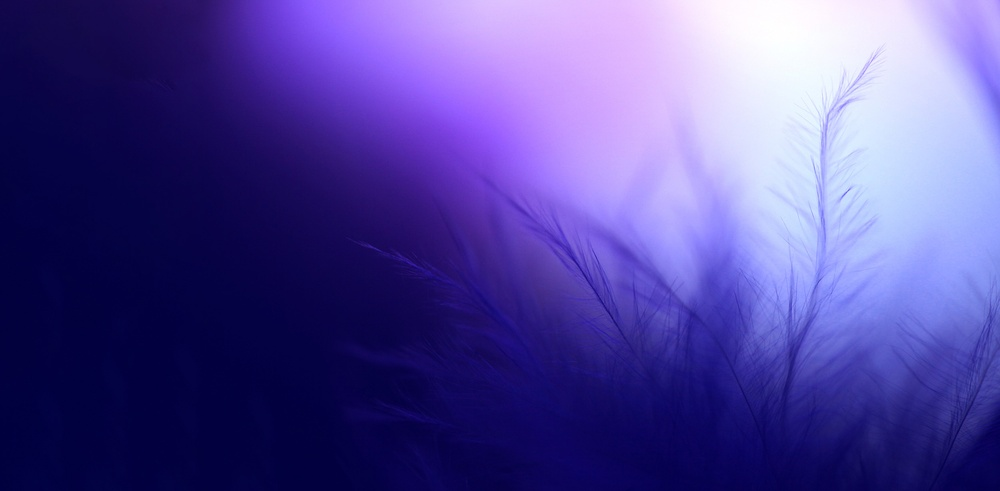
#> input picture Workshop 3-opencv/resources/cool.jpg, 1000 x 491 px, shrunk from 2500 x 1227 before the run, found by its file name
$ python drawing.py
#> lines starting #> are read from the running program, lines starting #| are printed output that depends on the picture
import cv2
import numpy as np
img = cv2.imread("resources\cool.jpg")
#> img is the input picture: shape (491, 1000, 3); mean B, G, R 151.1, 70.2, 81.2

#line
cv2.line(img,(0,0),(150,150),(255,0,0),20)

#rectangle
cv2.rectangle(img,(150,150),(300,300),(0,255,0),10)
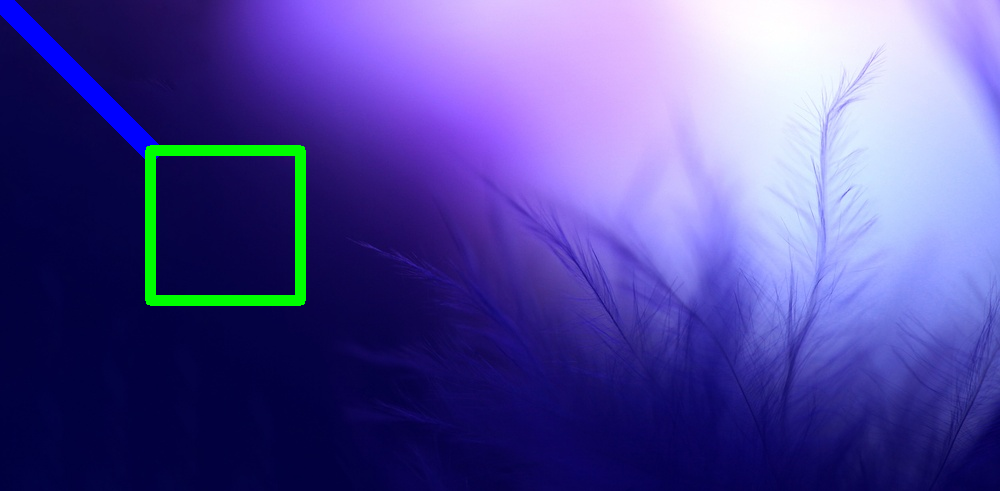
#> img: shape (491, 1000, 3); mean B, G, R 151.6, 73.5, 80.9

cv2.imshow("img",img)
cv2.waitKey(0)
cv2.destroyAllWindows()
